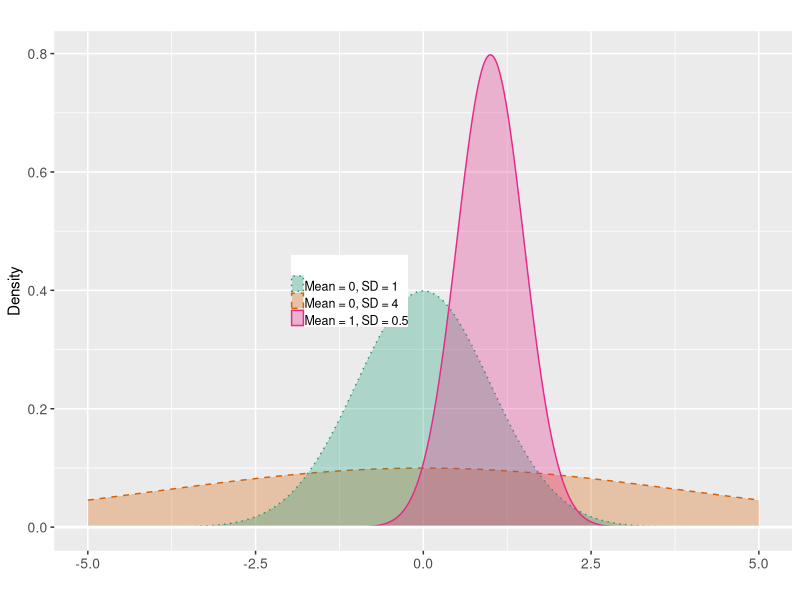
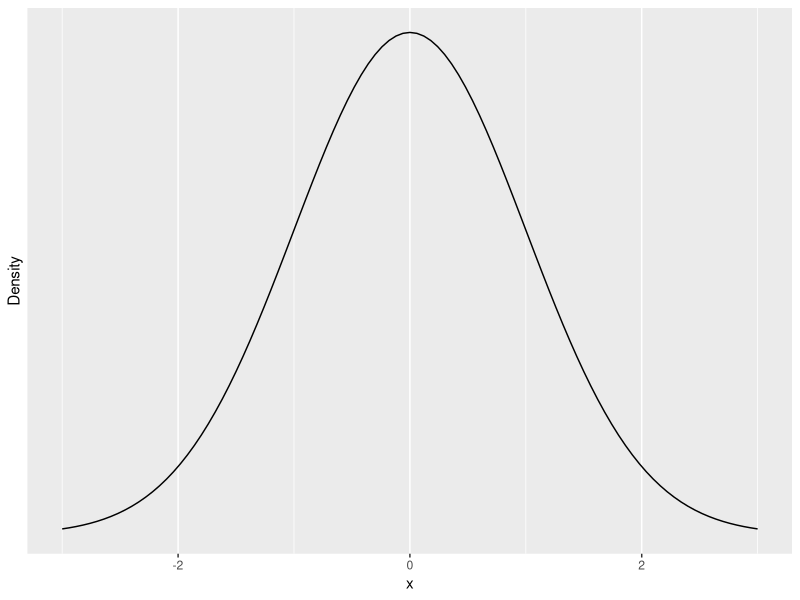
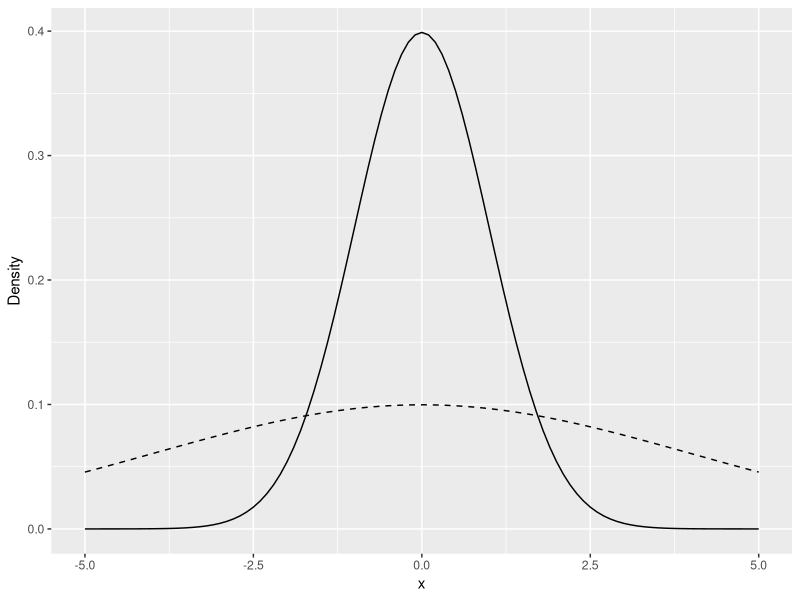
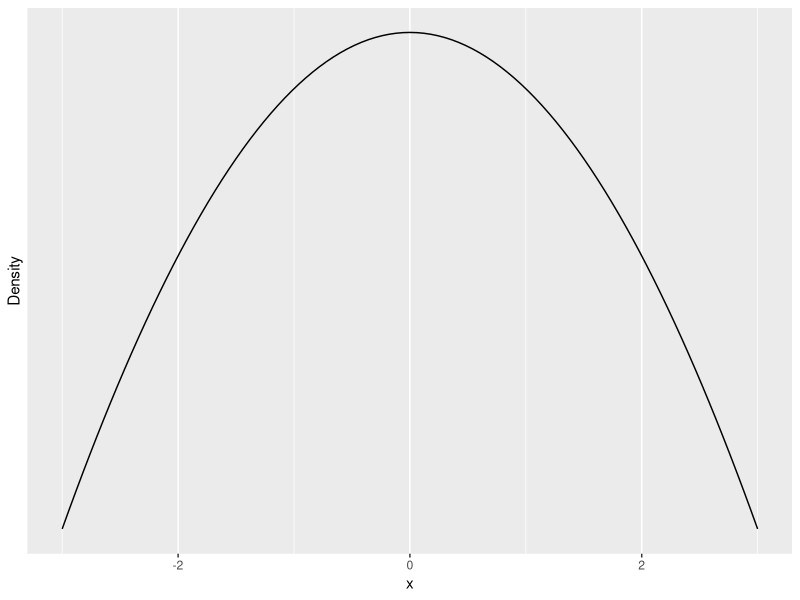

Write the R code that produced these figures, in order. (Note: this script raises an error after producing the figures.)
# Figure distributions
library(ggplot2)

x <- seq(-3, 3, by=.1)
narrow <- dnorm(x, 0, .1)
#plot(x, narrow, type = "l")
wide <- dnorm(x, 0, 10)
#plot(x, wide)

pwide <- ggplot(data = data.frame(x = c(-3, 3)), aes(x)) +
  stat_function(fun = dnorm, n = 101, args = list(mean = 0, sd = 10)) + ylab("Density") +
  scale_y_continuous(breaks = NULL) 

pnarrow <- ggplot(data = data.frame(x = c(-3, 3)), aes(x)) +
  stat_function(fun = dnorm, n = 101, args = list(mean = 0, sd = 1)) + ylab("Density") +
  scale_y_continuous(breaks = NULL)

ptogether <- ggplot(data = data.frame(x = c(-5, 5)), aes(x)) +
  stat_function(fun = dnorm, n = 101, args = list(mean = 0, sd = 4), linetype = 2) + ylab("Density") +
  stat_function(fun = dnorm, n = 101, args = list(mean = 0, sd = 1))

parametersnormaldistrplot <- c("Mean = 0, SD = 4" = "#D95F02", "Mean = 0, SD = 1" = "#1B9E77", "Mean = 1, SD = 0.5" = "#E7298A")

normaldistriplot <- ggplot(data = data.frame(x = c(-5, 5)), aes(x)) +
  stat_function(fun = dnorm, n = 1001, args = list(mean = 0, sd = 4), linetype = 2, geom = "area", alpha = 0.3, position = "identity", aes(color = "Mean = 0, SD = 4", fill = "Mean = 0, SD = 4")) +  
  ylab("Density") +
  stat_function(fun = dnorm, n = 1001, args = list(mean = 0, sd = 1), linetype = 3, geom = "area", alpha = 0.3, position = "identity", aes(color = "Mean = 0, SD = 1", fill = "Mean = 0, SD = 1")) + 
  stat_function(fun = dnorm, n = 1001, args = list(mean = 1, sd = 0.5), geom = "area", alpha = 0.3, position = "identity", aes(color = "Mean = 1, SD = 0.5", fill = "Mean = 1, SD = 0.5")) + 
  geom_hline(yintercept=0, colour="white", size=1) + 
  scale_color_manual(name = "", values = parametersnormaldistrplot, aesthetics = c("colour", "fill")) + 
  theme(legend.title = element_text(size = 8), 
        legend.text=element_text(size = 9, margin = margin(t = 3)), 
        legend.key.width=unit(0.35,"cm"), 
        legend.key.height=unit(0.3,"cm"), 
        legend.position=c(.4,.5), 
        legend.margin = margin(0, unit = "lines"), 
        axis.text=element_text(size=10),
        axis.title=element_text(size=11)) + 
  labs(subtitle = "") + xlab("")


theme_set(theme_apa(base_size = 9))
normaldistriplot

# all set 1, 1 

parametersinvgdistrplot <- c("Shape = 1, Scale = 1" = "#D95F02", "Shape = 3, Scale = 1" = "#1B9E77", "Shape = 3, Scale = 0.5" = "#E7298A")

unidistriplot <- ggplot(data = data.frame(x = c(-5, 5)), aes(x)) +
  stat_function(fun = dinvgamma, n = 1001, args = list(1, 1), linetype = 2, geom = "area", alpha = 0.3, position = "identity", aes(color = "Shape = 1, Scale = 1", fill = "Shape = 1, Scale = 1")) +  ylab("Density") +
  stat_function(fun = dinvgamma, n = 1001, args = list(3, 1), linetype = 3, geom = "area", alpha = 0.3, position = "identity", aes(color = "Shape = 3, Scale = 1", fill = "Shape = 3, Scale = 1")) + 
  stat_function(fun = dinvgamma, n = 1001, args = list(3, 0.5), geom = "area", alpha = 0.3, position = "identity", aes(color = "Shape = 3, Scale = 0.5", fill = "Shape = 3, Scale = 0.5")) + geom_hline(yintercept=0, colour="white", size=1) + scale_color_manual(name = "", values = parametersinvgdistrplot, aesthetics = c("colour", "fill")) + xlim(0, 5) +  
  theme(legend.title = element_text(size = 8), 
        legend.text=element_text(size = 9, margin = margin(t = 3)), 
        legend.key.width=unit(0.35,"cm"), 
        legend.key.height=unit(0.3,"cm"), 
        legend.position=c(.4,.5), 
        legend.margin = margin(0, unit = "lines"), 
        # legend.key = element_rect(color="white", size = 4), 
        legend.spacing.y = unit(.5, "lines"), 
        axis.text=element_text(size=10),
        axis.title=element_text(size=11)) + 
  labs(subtitle = " ") + ylab("")  + xlab("Parameter value")


theme_set(theme_apa(base_size = 9))
unidistriplot
addSmallLegend(unidistriplot)


# all set 1, 1 

parametersstudentdistrplot <- c("Location = 0, Scale = 10" = "#D95F02", "Location = 1, Scale = 3" = "#1B9E77", "Location = 0, Scale = 1" = "#E7298A")

studentdistriplot <- ggplot(data = data.frame(x = c(-5, 5)), aes(x)) +
  stat_function(fun = dst, n = 1001, args = list(nu = 3, mu = 0, sigma = 10), linetype = 2, geom = "area", alpha = 0.3, position = "identity", aes(color = "Location = 0, Scale = 10", fill = "Location = 0, Scale = 10")) +  ylab("Density") +
  stat_function(fun = dst, n = 1001, args = list(nu = 3, mu = 1, sigma = 3), linetype = 3, geom = "area", alpha = 0.3, position = "identity", aes(color = "Location = 1, Scale = 3", fill = "Location = 1, Scale = 3")) + 
  stat_function(fun = dst, n = 1001, args = list(nu = 3, mu = 0, sigma = 1), geom = "area", alpha = 0.3, position = "identity", aes(color = "Location = 0, Scale = 1", fill = "Location = 0, Scale = 1")) + geom_hline(yintercept=0, colour="white", size=1) + scale_color_manual(name = "", values = parametersstudentdistrplot, aesthetics = c("colour", "fill")) + xlim(-10, 10) + 
  theme(legend.title = element_text(size = 8), 
        legend.text=element_text(size = 9, margin = margin(t = 3)), 
        legend.key.width=unit(0.35,"cm"), 
        legend.key.height=unit(0.3,"cm"), 
        legend.position=c(.4,.5), 
        legend.margin = margin(0, unit = "lines"), 
        axis.text=element_text(size=10),
        axis.title=element_text(size=11)) + 
  labs(subtitle = "") + xlab("") + ylab("")

# We won't be using this function for the paper 
addSmallLegend <- function(myPlot, pointSize = 0.5, textSize = 8, spaceLegend = 0.0001) { # 5.8
  myPlot +
    guides(shape = guide_legend(override.aes = list(size = pointSize)),
           color = guide_legend(override.aes = list(size = pointSize))) +
    theme(legend.title = element_text(size = textSize), 
          legend.text  = element_text(size = textSize),
          legend.key.size = unit(spaceLegend, "lines"))
}


# Apply on original plot - if you want legends on top, not using it for paper 
# normaldistriplot <- addSmallLegend(normaldistriplot) + theme(legend.position="top")
# unidistriplot <- addSmallLegend(unidistriplot) + theme(legend.position="top")
# studentdistriplot <- addSmallLegend(studentdistriplot) + theme(legend.position="top")


theme_set(theme_apa(base_size = 9))
studentdistriplot

library(gridExtra)
grid.arrange(normaldistriplot, unidistriplot, studentdistriplot, nrow = 1, ncol = 3)

# Save figure as png 
distrtypefigure_v2 <- arrangeGrob(normaldistriplot, unidistriplot, studentdistriplot, nrow = 1, ncol = 3)
ggsave(file = "distrtypefigure_v2.png", distrtypefigure_v2, width = 11, height = 4)


# Different try 
library(cowplot)
normaldistriplot_legend <- get_legend(normaldistriplot) 
unidistriplot_legend <- get_legend(unidistriplot)
studentdistriplot_legend <- get_legend(studentdistriplot)

# Remove legend from plots 
normaldistriplot <- normaldistriplot + theme(legend.position = "none")
unidistriplot <- unidistriplot + theme(legend.position = "none") 
studentdistriplot <- studentdistriplot + theme(legend.position = "none")


  
distrtypefigure_v2 <- arrangeGrob(normaldistriplot_legend, unidistriplot_legend, studentdistriplot_legend, 
                                  normaldistriplot, unidistriplot, studentdistriplot, nrow = 2, ncol = 3, 
                                  heights = c(0.75, 4), top = "A: Normal distribution                                                B: Inverse gamma distribution                                       C: Student's t-distribution                     ")       
ggsave(file = "Fig4_distrtypefigure_v3.png", distrtypefigure_v2, width = 12, height = 5)
 
